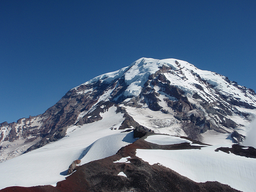
#> input picture LABA_PANORAMA/Rainier1.png, 256 x 192 px, shrunk from 517 x 388 before the run
$ python AGAIN.py
#> lines starting #> are read from the running program, lines starting #| are printed output that depends on the picture
### LABA_PANORAMA/SMT.py
import typing

import cv2
import numpy as np
from numpy import random

mean_filter = np.ones((3, 3))

NO_BORDER = 0
ZERO_BORDER = 1
REPLICATE_BORDER = 2
REFLECT_BORDER = 3
PERIOD_BORDER = 4
REFLECT_BORDER_101 = 5

laplacian: np.ndarray = np.array([[0, 1, 0],
                                  [1, -4, 1],
                                  [0, 1, 0]])

base_identity: np.ndarray = np.ones(shape=(5, 5), dtype=np.int8)

gauss_55 = np.array([[2., 7., 12., 7., 2.],
                       [7., 31., 52., 31., 7.],
                       [15., 52., 127., 52., 15.],
                       [7., 31., 52., 31., 7.],
                       [2., 7., 12., 7., 2.]], dtype=np.float64) / 423


gauss_33 = np.array([[1., 2., 1.],
                       [2., 4., 2.],
                       [1., 2., 1.]], dtype=np.float64) / 16


def Derivative(image: np.ndarray, dim="x", border=REPLICATE_BORDER) -> np.ndarray:
    if dim == "x":
        sobel_x = np.array([[-1, 0, 1],
                            [-2, 0, 2],
                            [-1, 0, 1]])
        return Filter(image, sobel_x, border)

    elif dim == "y":
        sobel_y = np.array([[-1, -2, -1],
                            [0, 0, 0],
                            [1, 2, 1]])
        return Filter(image, sobel_y, border)
    elif dim == "":
        sobel_x = np.array([[-1, 0, 1],
                            [-2, 0, 2],
                            [-1, 0, 1]])
        sobel_y = np.array([[-1, -2, -1],
                            [0, 0, 0],
                            [1, 2, 1]])
        buff = Filter(image, sobel_x, border)
        return Filter(buff, sobel_y, border)


def MakeBorder(image, size=(1, 1), border=REPLICATE_BORDER) -> np.ndarray:
    h, w = image.shape[:2]
    y_center, x_center = size[0], size[1]
    if len(image.shape) == 3:
        padded = np.zeros(shape=(h + y_center * 2, w + x_center * 2, 3), dtype=np.uint8)
    else:
        padded = np.zeros(shape=(h + y_center * 2, w + x_center * 2), dtype=np.uint8)
    padded[size[0]: size[0] + h, size[1]: size[1] + w] = image
    if border == ZERO_BORDER:
        pass

    elif border == REPLICATE_BORDER:
        # UPPER BORDER
        for i in range(y_center):
            for j in range(x_center, w + x_center):
                padded[i][j] = padded[y_center][j]
        # LOWER BORDER
        for i in range(h + 1, h + y_center + 1):
            for j in range(x_center, w + x_center):
                padded[i][j] = padded[h][j]
        # LEFT BORDER
        for i in range(y_center, h + 1):
            for j in range(x_center):
                padded[i][j] = padded[i][x_center]
        # RIGHT BORDER
        for i in range(y_center, h + 1):
            for j in range(w + 1, w + x_center + 1):
                padded[i][j] = padded[i][w]

    elif border == REFLECT_BORDER:
        # UPPER BORDER
        for i in range(y_center):
            for j in range(x_center, w + x_center):
                padded[i][j] = padded[y_center + i][j]
        # LOWER BORDER
        for i in range(h + 1, h + y_center + 1):
            for j in range(x_center, w + x_center):
                padded[i][j] = padded[h - i][j]
        # LEFT BORDER
        for i in range(y_center, h + 1):
            for j in range(x_center):
                padded[i][j] = padded[i][x_center + j]
        # RIGHT BORDER
        for i in range(y_center, h + 1):
            for j in range(w + 1, w + x_center + 1):
                padded[i][j] = padded[i][w - j]

    elif border == PERIOD_BORDER:
        # UPPER BORDER
        for i in range(y_center):
            for j in range(x_center, w + x_center):
                padded[i][j] = padded[h - i][j]
        # LOWER BORDER
        for i in range(h + 1, h + y_center + 1):
            for j in range(x_center, w + x_center):
                padded[i][j] = padded[y_center + i - h - 1][j]
        # LEFT BORDER
        for i in range(y_center, h + 1):
            for j in range(x_center):
                padded[i][j] = padded[i][w - j]
        # RIGHT BORDER
        for i in range(y_center, h + 1):
            for j in range(w + 1, w + x_center + 1):
                padded[i][j] = padded[i][x_center + j - w - 1]

    elif border == REFLECT_BORDER_101:
        # UPPER BORDER
        for i in range(y_center):
            for j in range(x_center, w + x_center):
                padded[i][j] = padded[y_center + i + 1][j]
        # LOWER BORDER
        for i in range(h + 1, h + y_center + 1):
            for j in range(x_center, w + x_center):
                padded[i][j] = padded[h - i - 1][j]
        # LEFT BORDER
        for i in range(y_center, h + 1):
            for j in range(x_center):
                padded[i][j] = padded[i][x_center + j + 1]
        # RIGHT BORDER
        for i in range(y_center, h + 1):
            for j in range(w + 1, w + x_center + 1):
                padded[i][j] = padded[i][w - j - 1]
    return padded


def Filter(image: np.ndarray, kernel: np.ndarray, border: int = ZERO_BORDER) -> np.ndarray:
    blank_image = np.zeros_like(image, dtype=np.uint8)
    m, n = kernel.shape
    h, w = image.shape[:2]
    y_center, x_center = m // 2, n // 2
    padded = MakeBorder(image, (y_center, x_center), border=border)
    for y in range(h):
        for x in range(w):
            region = padded[y: y + m, x: x + n]
            if len(image.shape) == 3:
                r, g, b = 0, 0, 0
                for i in range(m):
                    for j in range(n):
                        r += region[i][j][0] * kernel[i][j]
                        g += region[i][j][1] * kernel[i][j]
                        b += region[i][j][2] * kernel[i][j]

                if r < 0:
                    r = 0
                if r > 255:
                    r = 255

                if g < 0:
                    g = 0
                if g > 255:
                    g = 255

                if b < 0:
                    b = 0
                if b > 255:
                    b = 255
                blank_image[y][x] = [r, g, b]
            else:
                s = 0
                for i in range(m):
                    for j in range(n):
                        s += region[i][j] * kernel[i][j]
                if s < 0:
                    s = 0
                if s > 255:
                    s = 255
                blank_image[y][x] = s

    return blank_image


def normalize(array: np.ndarray, lower, higher, ret_max=False) -> np.ndarray or (np.ndarray, float or int):
    maximum = -1
    for i in range(array.shape[0]):
        for j in range(array.shape[1]):
            if array[i][j] > maximum:
                maximum = array[i][j]
            if array[i][j] < lower:
                array[i][j] = lower

    for i in range(array.shape[0]):
        for j in range(array.shape[1]):
            array[i][j] /= maximum
            array[i][j] *= higher

    if ret_max:
        maximum = lower - 1
        for i in range(array.shape[0]):
            for j in range(array.shape[1]):
                if array[i][j] > maximum:
                    maximum = array[i][j]
        return array, maximum
    return array


def HarrisEdgeDetection(image: np.ndarray, kernel=gauss_55, k=0.04, threshold=0.5) -> np.ndarray:
    if len(image.shape) == 3:
        raise Exception(f"Incorrect format shape {image.shape}, convert to GRAY")
    h, w = image.shape
    center = kernel.shape[0] // 2
    der_x = Derivative(image, "x").astype(dtype=np.uint32)
    der_y = Derivative(image, "y").astype(dtype=np.uint32)
    Ixx = np.zeros_like(image, dtype=np.uint16)
    Iyy = np.zeros_like(image, dtype=np.uint16)
    Ixy = np.zeros_like(image, dtype=np.uint16)
    for i in range(image.shape[0]):
        for j in range(image.shape[1]):
            Ixx[i][j] = der_x[i][j] * der_x[i][j]
            Iyy[i][j] = der_y[i][j] * der_y[i][j]
            Ixy[i][j] = der_x[i][j] * der_y[i][j]

    responce = np.zeros_like(image, dtype=np.float64)
    for y in range(center, h - center):
        for x in range(center, w - center):
            Sxx, Syy, Sxy = 0, 0, 0
            windowIxx = Ixx[y - center: y + center + 1, x - center: x + center + 1]
            windowIyy = Iyy[y - center: y + center + 1, x - center: x + center + 1]
            windowIxy = Ixy[y - center: y + center + 1, x - center: x + center + 1]

            for i in range(kernel.shape[0]):
                for j in range(kernel.shape[1]):
                    Sxx += kernel[i][j] * windowIxx[i][j]
                    Syy += kernel[i][j] * windowIyy[i][j]
                    Sxy += kernel[i][j] * windowIxy[i][j]

            det_M = Sxx * Syy - Sxy * Sxy
            trace_M = Sxx + Syy
            R = det_M - k * (trace_M ** 2)
            if R < 0:
                responce[y, x] = 0
            else:
                responce[y, x] = R

    # Normalize R
    responce, maximum = normalize(responce, 0, 255, ret_max=True)

    corners = np.zeros_like(responce, dtype=np.uint8)
    for i in range(corners.shape[0]):
        for j in range(corners.shape[1]):
            if responce[i][j] > threshold * maximum:
                corners[i][j] = int(responce[i][j])

    return corners


def NonMaxSupression(harris_responce: np.ndarray, ksize: int = 5) -> np.ndarray:
    h, w = harris_responce.shape
    center = ksize // 2
    non_max_sup = np.zeros_like(harris_responce, dtype=np.uint8)
    for y in range(center, h - center):
        for x in range(center, w - center):
            region = harris_responce[y - center: y + center + 1, x - center: x + center + 1]
            maximum = -1
            for i in range(ksize):
                for j in range(ksize):
                    if region[i][j] > maximum:
                        maximum = region[i][j]
            if harris_responce[y][x] == maximum:
                non_max_sup[y][x] = harris_responce[y][x]

    return non_max_sup


# [18 lines that do not run on import are left out]

### LABA_PANORAMA/AGAIN.py
import cv2
import numpy as np
from SMT import HarrisEdgeDetection, NonMaxSupression
from numpy.random import randint
import copy
import numpy.linalg as lg


def get_pos_desc(im1, im2, features_1, features_2, width=5):
    positions_1 = []
    for y in range(features_1.shape[0]):
        for x in range(features_2.shape[1]):
            if features_1[y][x] != 0 and 0 <= y - width and y + width < features_1.shape[0] and 0 <= x - width and x + width < features_1.shape[1]:
                mean = 0.
                std = 0.
                region = im1[y - width: y + width + 1, x - width: x + width + 1]
                region = region.astype(dtype=np.float64)
                for i in range(2*width + 1):
                    for j in range(2*width + 1):
                        mean += region[i][j] / ((2*width + 1) * (2*width + 1))
                for i in range(2*width + 1):
                    for j in range(2*width + 1):
                        std += (region[i][j] - mean)**2
                std = np.sqrt(std / ((2*width + 1) * (2*width + 1)))
                for i in range(2*width + 1):
                    for j in range(2*width + 1):
                        region[i][j] = (region[i][j] - mean) / std

                positions_1.append((x, y, region))

    positions_2 = []
    for y in range(features_2.shape[0]):
        for x in range(features_2.shape[1]):
            if features_2[y][x] != 0 and 0 <= y - width and y + width < features_2.shape[0] and 0 <= x - width and x + width < features_2.shape[1]:
                mean = 0.
                std = 0.
                region: np.ndarray = im2[y - width: y + width + 1, x - width: x + width + 1]
                region = region.astype(dtype=np.float64)
                for i in range(2*width + 1):
                    for j in range(2*width + 1):
                        mean += region[i][j] / ((2*width + 1) * (2*width + 1))
                for i in range(2*width + 1):
                    for j in range(2*width + 1):
                        std += (region[i][j] - mean) ** 2
                std = np.sqrt(std / ((2*width + 1) * (2*width + 1)))
                for i in range(2*width + 1):
                    for j in range(2*width + 1):
                        region[i][j] = (region[i][j] - mean) / std
                positions_2.append((x, y, region))

    return positions_1, positions_2


def find_matched_descriptors(feat_1, feat_2, width=5):
    matching = []
    if len(feat_1) > len(feat_2):
        feat_1_ = feat_2
        feat_2_ = feat_1
    else:
        feat_1_ = feat_1
        feat_2_ = feat_2

    for f_1 in feat_1_:
        best_sum = float("inf")
        best_point = None
        for f_2 in feat_2_:
            control_sum = 0.
            reg1 = f_1[2]
            reg_2 = f_2[2]
            for i in range(2*width + 1):
                for j in range(2*width + 1):
                    control_sum += (reg1[i][j] - reg_2[i][j])**2

            if control_sum < best_sum:
                best_sum = control_sum
                best_point = f_2
        if best_sum < 10:
            matching.append((f_1, best_point))

    return matching


def RANSACK(image1: np.ndarray, image2: np.ndarray, count_iterations: int, coridor: int, width=3) -> np.ndarray:
    base_features = NonMaxSupression(HarrisEdgeDetection(image1, threshold=0.2, k=0.04))
    dother_features = NonMaxSupression(HarrisEdgeDetection(image2, threshold=0.2, k=0.04))

    features_pos_1, features_pos_2 = get_pos_desc(image1, image2, base_features, dother_features, width=width)

    find = find_matched_descriptors(features_pos_1, features_pos_2, width=width)

    i = 0
    best_matrix = None
    max_popalo = 0
    while i < count_iterations:
        random_points = np.random.randint(0, len(find), size=3)
        while random_points[0] == random_points[1] or random_points[0] == random_points[2] or random_points[1] == random_points[2]:
            random_points = np.random.randint(0, len(find), size=3)

        M = np.array([[find[int(random_points[0])][0][0], find[int(random_points[0])][0][1], 1, 0, 0, 0],
                      [0, 0, 0, find[int(random_points[0])][0][0], find[int(random_points[0])][0][1], 1],
                      [find[int(random_points[1])][0][0], find[int(random_points[1])][0][1], 1, 0, 0, 0],
                      [0, 0, 0, find[int(random_points[1])][0][0], find[int(random_points[1])][0][1], 1],
                      [find[int(random_points[2])][0][0], find[int(random_points[2])][0][1], 1, 0, 0, 0],
                      [0, 0, 0, find[int(random_points[2])][0][0], find[int(random_points[2])][0][1], 1]
                      ], dtype=np.float64)

        b = np.array([find[int(random_points[0])][1][0],
                      find[int(random_points[0])][1][1],
                      find[int(random_points[1])][1][0],
                      find[int(random_points[1])][1][1],
                      find[int(random_points[2])][1][0],
                      find[int(random_points[2])][1][1]], dtype=np.float64)
        if lg.det(M) != 0:
            i += 1
            # A = np.matmul(np.matmul(lg.inv(np.matmul(lg.matrix_transpose(M), M)), lg.matrix_transpose(M)), b)
            A = np.matmul(lg.inv(M), b)
        else:
            continue
        # Матрицей я переношу с 1-ой фото на вторую
        popalo = 0
        for f in find:
            n_x = A[0] * f[0][0] + A[1] * f[0][1] + A[2]
            n_y = A[3] * f[0][0] + A[4] * f[0][1] + A[5]
            if abs(n_x - f[1][0]) < coridor and abs(n_y - f[1][1]) < coridor:
                popalo += 1

        if popalo > max_popalo:
            max_popalo = popalo
            best_matrix = A

    new_positions = []
    min_x = float("inf")
    min_y = float("inf")
    max_x = -float("inf")
    max_y = -float("inf")
    for i in range(image1.shape[0]):
        row = []
        for j in range(image1.shape[1]):
            n_x = best_matrix[0] * j + best_matrix[1] * i + best_matrix[2]
            n_y = best_matrix[3] * j + best_matrix[4] * i + best_matrix[5]
            if int(n_x) < min_x:
                min_x = int(n_x)
            if int(n_y) < min_y:
                min_y = int(n_y)
            if int(n_x) > max_x:
                max_x = int(n_x)
            if int(n_y) > max_y:
                max_y = int(n_y)
            row.append((int(n_y), int(n_x)))
        new_positions.append(row)

    shift_x = 0
    shift_y = 0
    if int(min_x) < 0:
        shift_x = -int(min_x)
    if int(min_y) < 0:
        shift_y = -int(min_y)

    print(shift_y, shift_x)
    print(new_positions[0][0])
    print(new_positions[image1.shape[0] - 1][image1.shape[1] - 1])
    print(max_x - min_x + image2.shape[1])

    mixed_image = np.zeros(shape=(image1.shape[0] + image2.shape[0], image1.shape[1] + image2.shape[1] + 1), dtype=np.uint8)

    for y in range(image2.shape[0]):
        for x in range(image2.shape[1]):
            mixed_image[y][x] = image2[y][x]

    for y in range(image1.shape[0]):
        for x in range(image1.shape[1]):
            mixed_image[new_positions[y][x][0] + shift_y][new_positions[y][x][1] + shift_x] = image1[y][x]

    cv2.imshow("mix", mixed_image)

    # [5 lines of commented-out code are left out]


image2_ = cv2.imread("Rainier1.png", cv2.IMREAD_GRAYSCALE)
#> image2_: shape (192, 256); min 2, max 255, mean 105.7

image_ = cv2.imread("Rainier2.png", cv2.IMREAD_GRAYSCALE)
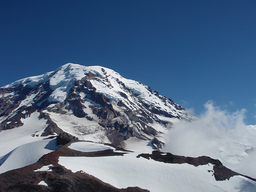
#> input picture LABA_PANORAMA/Rainier2.png, 256 x 192 px, shrunk from 517 x 388 before the run
#> image_: shape (192, 256); min 6, max 254, mean 103.9
# cv2.imshow("1", image_)
# cv2.imshow("2", image2_)

RANSACK(image_, image2_, 10000, 4)
#> after the loop in MakeBorder, `for i in range(y_center):`: padded: shape (194, 258); min 0, max 254, mean 102.3
#> after the loop in MakeBorder, `for i in range(h + 1, h + y_center + 1):`: padded: shape (194, 258); min 0, max 254, mean 102.7
#> after the loop in MakeBorder, `for i in range(y_center, h + 1):`: padded: shape (194, 258); min 0, max 254, mean 103.1
#> after the loop in MakeBorder, `for i in range(y_center, h + 1):`:
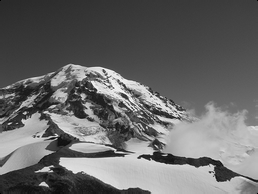
#> padded: shape (194, 258); min 0, max 254, mean 103.5
#> after the loop in normalize, `for i in range(array.shape[0]):`: maximum = 1.29e+09
#> after the loop in normalize, `for i in range(array.shape[0]):`: maximum = 255
#> after the loop in HarrisEdgeDetection, `for i in range(corners.shape[0]):`:
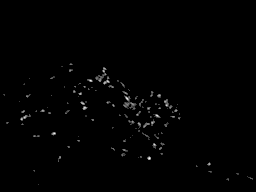
#> corners: shape (192, 256); min 0, max 255, mean 1.8
#> in NonMaxSupression, `h, w = harris_responce.shape`: h = 192; w = 256
#> call 2 of HarrisEdgeDetection, with kernel = array of shape (5, 5), k = 0.04, threshold = 0.2
#> call 3 of MakeBorder, with size = (1, 1), border = 2
#> after the loop in MakeBorder (call 3), `for i in range(y_center):`: padded: shape (194, 258); min 0, max 255, mean 104.1
#> after the loop in MakeBorder (call 3), `for i in range(h + 1, h + y_center + 1):`: padded: shape (194, 258); min 0, max 255, mean 104.4
#> after the loop in MakeBorder (call 3), `for i in range(y_center, h + 1):`: padded: shape (194, 258); min 0, max 255, mean 104.8
#> after the loop in MakeBorder (call 3), `for i in range(y_center, h + 1):`:
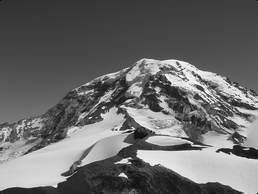
#> padded: shape (194, 258); min 0, max 255, mean 105.2
#> after the loop in HarrisEdgeDetection (call 2), `for y in range(center, h - center):`:
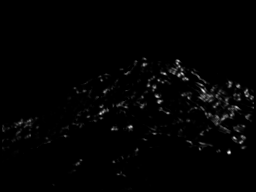
#> responce: shape (192, 256) float64; min 0, max 1.47e+09, mean 17772960.7; drawn with min black and max white
#> after the loop in HarrisEdgeDetection (call 2), `for i in range(corners.shape[0]):`:
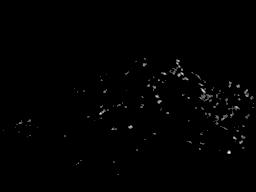
#> corners: shape (192, 256); min 0, max 255, mean 1.6
#> after the loop in get_pos_desc, `for y in range(features_1.shape[0]):`: positions_1 = 123 items
#> after the loop in get_pos_desc, `for y in range(features_2.shape[0]):`: positions_2 = 125 items
#> in RANSACK, `features_pos_1, features_pos_2 = get_pos_desc(image1, image2, base_fea..`: features_pos_1 = 123 items; features_pos_2 = 125 items
#> in find_matched_descriptors, `feat_1_ = feat_1`: feat_1_ = 123 items
#> in find_matched_descriptors, `feat_2_ = feat_2`: feat_2_ = 125 items
#> the loop in find_matched_descriptors, `for f_1 in feat_1_:` made 123 passes
#> after the loop in find_matched_descriptors, `for f_1 in feat_1_:`: matching = 50 items
#> the loop in RANSACK, `while i < count_iterations:` made 10002 passes
#> (b, A) on passes 2, 4, 5, 6, 7, 8, 9: ([153, 77, 188, 97, 239, 99], [1.12, -0.136, 76.02, -0.0176, 0.936, 0.679]), ([136, 61, 116, 129, 207, 130], [0.989, 0.0532, 71.2, 0.000309, 0.972, -3.14]), ([113, 105, 243, 147, 125, 107], [0.824, 0.642, 12.07, -1.78e-15, 1, -6]), ([203, 96, 112, 129, 214, 106], [1.01, 0.0904, 65.38, -0.008, 1.01, -7.82]), ([201, 84, 192, 72, 153, 77], [1.02, -0.0173, 73.46, -0.0557, 0.962, 1.58]), ([200, 97, 142, 97, 126, 73], [1.02, -0.0115, 74.98, -0.0345, 0.982, -1.84]), ([203, 90, 219, 150, 144, 58], [1, 0.0506, 70.42, -0.0642, 1.05, -4.63])
#> (b, best_matrix) on passes 1, 3, 40: ([234, 137, 219, 150, 144, 58], [1.07, 2.22e-16, 69, -0.0432, 1.03, -5.08]), ([234, 127, 113, 105, 170, 71], [1.01, 0.101, 65.56, -0.0106, 1.01, -6.84]), ([242, 136, 113, 105, 178, 60], [1.01, 0.0857, 67.13, -0.0142, 1.02, -8.17])
#> after the loop in RANSACK, `while i < count_iterations:`: best_matrix = [0.992, 0.0656, 70.63, -0.0137, 1.04, -9.82]; i = 10000; max_popalo = 49
#> after the loop in RANSACK, `for i in range(image1.shape[0]):`: max_x = 336; max_y = 188; min_x = 70; min_y = -13; new_positions = 192 items
#> in RANSACK, `shift_y = -int(min_y)`: shift_y = 13
#| 13 0
#| (-9, 70)
#| (184, 336)
#| 522
#> after the loop in RANSACK, `for y in range(image1.shape[0]):`:
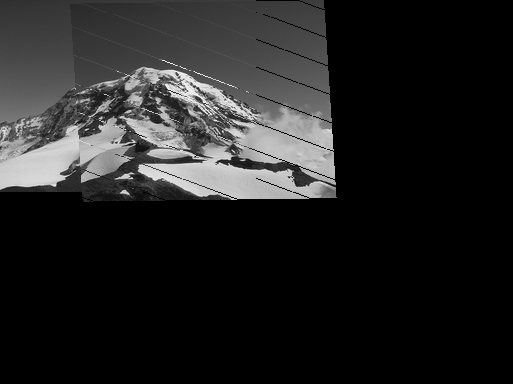
#> mixed_image: shape (384, 513); min 0, max 254, mean 34.1

cv2.waitKey(0)
